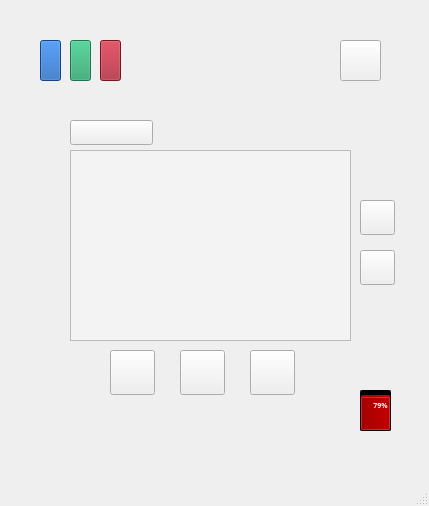
<?xml version="1.0" encoding="UTF-8"?>
<ui version="4.0">
 <class>MainWindow</class>
 <widget class="QMainWindow" name="MainWindow">
  <property name="geometry">
   <rect>
    <x>0</x>
    <y>0</y>
    <width>429</width>
    <height>506</height>
   </rect>
  </property>
  <property name="sizePolicy">
   <sizepolicy hsizetype="Fixed" vsizetype="Fixed">
    <horstretch>10</horstretch>
    <verstretch>10</verstretch>
   </sizepolicy>
  </property>
  <property name="font">
   <font>
    <pointsize>10</pointsize>
   </font>
  </property>
  <property name="windowTitle">
   <string>MainWindow</string>
  </property>
  <widget class="QWidget" name="centralwidget">
   <widget class="QPushButton" name="Button_Menu">
    <property name="geometry">
     <rect>
      <x>70</x>
      <y>120</y>
      <width>83</width>
      <height>25</height>
     </rect>
    </property>
    <property name="styleSheet">
     <string notr="true">border-image: url(&quot;:/myImage/menu.png&quot;);</string>
    </property>
    <property name="text">
     <string/>
    </property>
   </widget>
   <widget class="QPushButton" name="Button_Stop">
    <property name="geometry">
     <rect>
      <x>250</x>
      <y>350</y>
      <width>45</width>
      <height>45</height>
     </rect>
    </property>
    <property name="styleSheet">
     <string notr="true">border-image: url(&quot;:/myImage/stop.png&quot;);</string>
    </property>
    <property name="text">
     <string/>
    </property>
   </widget>
   <widget class="QWidget" name="programViewWidget" native="true">
    <property name="geometry">
     <rect>
      <x>70</x>
      <y>150</y>
      <width>281</width>
      <height>191</height>
     </rect>
    </property>
    <property name="styleSheet">
     <string notr="true">background-color: rgb(255, 255, 255);
color: rgb(255, 255, 255);</string>
    </property>
    <widget class="QGraphicsView" name="List_View">
     <property name="geometry">
      <rect>
       <x>0</x>
       <y>0</y>
       <width>281</width>
       <height>191</height>
      </rect>
     </property>
     <property name="font">
      <font>
       <pointsize>10</pointsize>
      </font>
     </property>
     <property name="styleSheet">
      <string notr="true">background-color: rgb(243, 243, 243);</string>
     </property>
    </widget>
   </widget>
   <widget class="QPushButton" name="Button_Pause">
    <property name="geometry">
     <rect>
      <x>110</x>
      <y>350</y>
      <width>45</width>
      <height>45</height>
     </rect>
    </property>
    <property name="styleSheet">
     <string notr="true">border-image: url(&quot;:/myImage/pause.png&quot;);</string>
    </property>
    <property name="text">
     <string/>
    </property>
   </widget>
   <widget class="QPushButton" name="Button_Start">
    <property name="geometry">
     <rect>
      <x>180</x>
      <y>350</y>
      <width>45</width>
      <height>45</height>
     </rect>
    </property>
    <property name="styleSheet">
     <string notr="true">border-image: url(&quot;:/myImage/start.png&quot;);</string>
    </property>
    <property name="text">
     <string/>
    </property>
   </widget>
   <widget class="QPushButton" name="Light_Blue">
    <property name="geometry">
     <rect>
      <x>40</x>
      <y>40</y>
      <width>21</width>
      <height>41</height>
     </rect>
    </property>
    <property name="styleSheet">
     <string notr="true">background-color: rgb(26, 95, 180);</string>
    </property>
    <property name="text">
     <string/>
    </property>
   </widget>
   <widget class="QPushButton" name="Button_Direction_Up">
    <property name="geometry">
     <rect>
      <x>360</x>
      <y>200</y>
      <width>35</width>
      <height>35</height>
     </rect>
    </property>
    <property name="styleSheet">
     <string notr="true">border-image: url(&quot;:/myImage/up.png&quot;);</string>
    </property>
    <property name="text">
     <string/>
    </property>
   </widget>
   <widget class="QPushButton" name="Button_Direction_Down">
    <property name="geometry">
     <rect>
      <x>360</x>
      <y>250</y>
      <width>35</width>
      <height>35</height>
     </rect>
    </property>
    <property name="styleSheet">
     <string notr="true">border-image: url(&quot;:/myImage/down.png&quot;);</string>
    </property>
    <property name="text">
     <string/>
    </property>
   </widget>
   <widget class="QPushButton" name="Light_Green">
    <property name="geometry">
     <rect>
      <x>70</x>
      <y>40</y>
      <width>21</width>
      <height>41</height>
     </rect>
    </property>
    <property name="styleSheet">
     <string notr="true">background-color: rgb(38, 162, 105);</string>
    </property>
    <property name="text">
     <string/>
    </property>
   </widget>
   <widget class="QPushButton" name="Light_Red">
    <property name="geometry">
     <rect>
      <x>100</x>
      <y>40</y>
      <width>21</width>
      <height>41</height>
     </rect>
    </property>
    <property name="styleSheet">
     <string notr="true">background-color: rgb(165, 29, 45);</string>
    </property>
    <property name="text">
     <string/>
    </property>
   </widget>
   <widget class="QListWidget" name="mainMenuListView">
    <property name="geometry">
     <rect>
      <x>70</x>
      <y>150</y>
      <width>281</width>
      <height>191</height>
     </rect>
    </property>
    <property name="sizePolicy">
     <sizepolicy hsizetype="Expanding" vsizetype="Expanding">
      <horstretch>50</horstretch>
      <verstretch>50</verstretch>
     </sizepolicy>
    </property>
    <property name="font">
     <font>
      <pointsize>25</pointsize>
     </font>
    </property>
    <property name="contextMenuPolicy">
     <enum>Qt::NoContextMenu</enum>
    </property>
    <property name="styleSheet">
     <string notr="true">border-bottom-right-radius: 12px;
border-bottom-left-radius: 12px;
background-color: rgb(243, 243, 243);
color: rgb(0, 0, 0);
selection-background-color: rgb(122, 0, 0)</string>
    </property>
    <property name="verticalScrollBarPolicy">
     <enum>Qt::ScrollBarAlwaysOff</enum>
    </property>
    <property name="horizontalScrollBarPolicy">
     <enum>Qt::ScrollBarAlwaysOff</enum>
    </property>
    <property name="uniformItemSizes">
     <bool>false</bool>
    </property>
    <property name="wordWrap">
     <bool>true</bool>
    </property>
    <property name="selectionRectVisible">
     <bool>false</bool>
    </property>
    <property name="currentRow">
     <number>-1</number>
    </property>
   </widget>
   <widget class="QFrame" name="statusBarQFrame">
    <property name="geometry">
     <rect>
      <x>360</x>
      <y>390</y>
      <width>31</width>
      <height>41</height>
     </rect>
    </property>
    <property name="styleSheet">
     <string notr="true">background-color: rgb(114, 159, 207);</string>
    </property>
    <property name="frameShape">
     <enum>QFrame::StyledPanel</enum>
    </property>
    <property name="frameShadow">
     <enum>QFrame::Raised</enum>
    </property>
    <widget class="QProgressBar" name="batteryLevelBar">
     <property name="geometry">
      <rect>
       <x>0</x>
       <y>0</y>
       <width>31</width>
       <height>41</height>
      </rect>
     </property>
     <property name="font">
      <font>
       <family>Ubuntu Mono</family>
       <pointsize>5</pointsize>
       <weight>75</weight>
       <italic>false</italic>
       <bold>true</bold>
       <kerning>true</kerning>
      </font>
     </property>
     <property name="autoFillBackground">
      <bool>false</bool>
     </property>
     <property name="styleSheet">
      <string notr="true">selection-background-color: rgb(164, 0, 0);
background-color: rgb(0, 0, 0);</string>
     </property>
     <property name="minimum">
      <number>0</number>
     </property>
     <property name="value">
      <number>79</number>
     </property>
     <property name="alignment">
      <set>Qt::AlignLeading|Qt::AlignLeft|Qt::AlignVCenter</set>
     </property>
     <property name="textVisible">
      <bool>true</bool>
     </property>
     <property name="orientation">
      <enum>Qt::Vertical</enum>
     </property>
     <property name="invertedAppearance">
      <bool>false</bool>
     </property>
     <property name="format">
      <string>%p%</string>
     </property>
    </widget>
   </widget>
   <widget class="QPushButton" name="pushButton">
    <property name="geometry">
     <rect>
      <x>340</x>
      <y>40</y>
      <width>41</width>
      <height>41</height>
     </rect>
    </property>
    <property name="styleSheet">
     <string notr="true">border-image: url(&quot;:/myImage/powerButton.png&quot;)</string>
    </property>
    <property name="text">
     <string/>
    </property>
   </widget>
   <zorder>mainMenuListView</zorder>
   <zorder>Button_Menu</zorder>
   <zorder>Button_Stop</zorder>
   <zorder>Button_Pause</zorder>
   <zorder>Button_Start</zorder>
   <zorder>Light_Blue</zorder>
   <zorder>Button_Direction_Up</zorder>
   <zorder>Button_Direction_Down</zorder>
   <zorder>Light_Green</zorder>
   <zorder>Light_Red</zorder>
   <zorder>programViewWidget</zorder>
   <zorder>statusBarQFrame</zorder>
   <zorder>pushButton</zorder>
  </widget>
  <widget class="QMenuBar" name="menubar">
   <property name="geometry">
    <rect>
     <x>0</x>
     <y>0</y>
     <width>429</width>
     <height>22</height>
    </rect>
   </property>
  </widget>
  <widget class="QStatusBar" name="statusbar"/>
 </widget>
 <resources/>
 <connections>
  <connection>
   <sender>Button_Menu</sender>
   <signal>released()</signal>
   <receiver>MainWindow</receiver>
   <slot>setFocus()</slot>
   <hints>
    <hint type="sourcelabel">
     <x>131</x>
     <y>154</y>
    </hint>
    <hint type="destinationlabel">
     <x>227</x>
     <y>287</y>
    </hint>
   </hints>
  </connection>
  <connection>
   <sender>Button_Direction_Up</sender>
   <signal>released()</signal>
   <receiver>MainWindow</receiver>
   <slot>setFocus()</slot>
   <hints>
    <hint type="sourcelabel">
     <x>377</x>
     <y>239</y>
    </hint>
    <hint type="destinationlabel">
     <x>220</x>
     <y>287</y>
    </hint>
   </hints>
  </connection>
  <connection>
   <sender>Button_Direction_Down</sender>
   <signal>released()</signal>
   <receiver>MainWindow</receiver>
   <slot>setFocus()</slot>
   <hints>
    <hint type="sourcelabel">
     <x>377</x>
     <y>289</y>
    </hint>
    <hint type="destinationlabel">
     <x>220</x>
     <y>287</y>
    </hint>
   </hints>
  </connection>
  <connection>
   <sender>pushButton</sender>
   <signal>released()</signal>
   <receiver>MainWindow</receiver>
   <slot>setFocus()</slot>
   <hints>
    <hint type="sourcelabel">
     <x>370</x>
     <y>77</y>
    </hint>
    <hint type="destinationlabel">
     <x>214</x>
     <y>252</y>
    </hint>
   </hints>
  </connection>
 </connections>
</ui>
